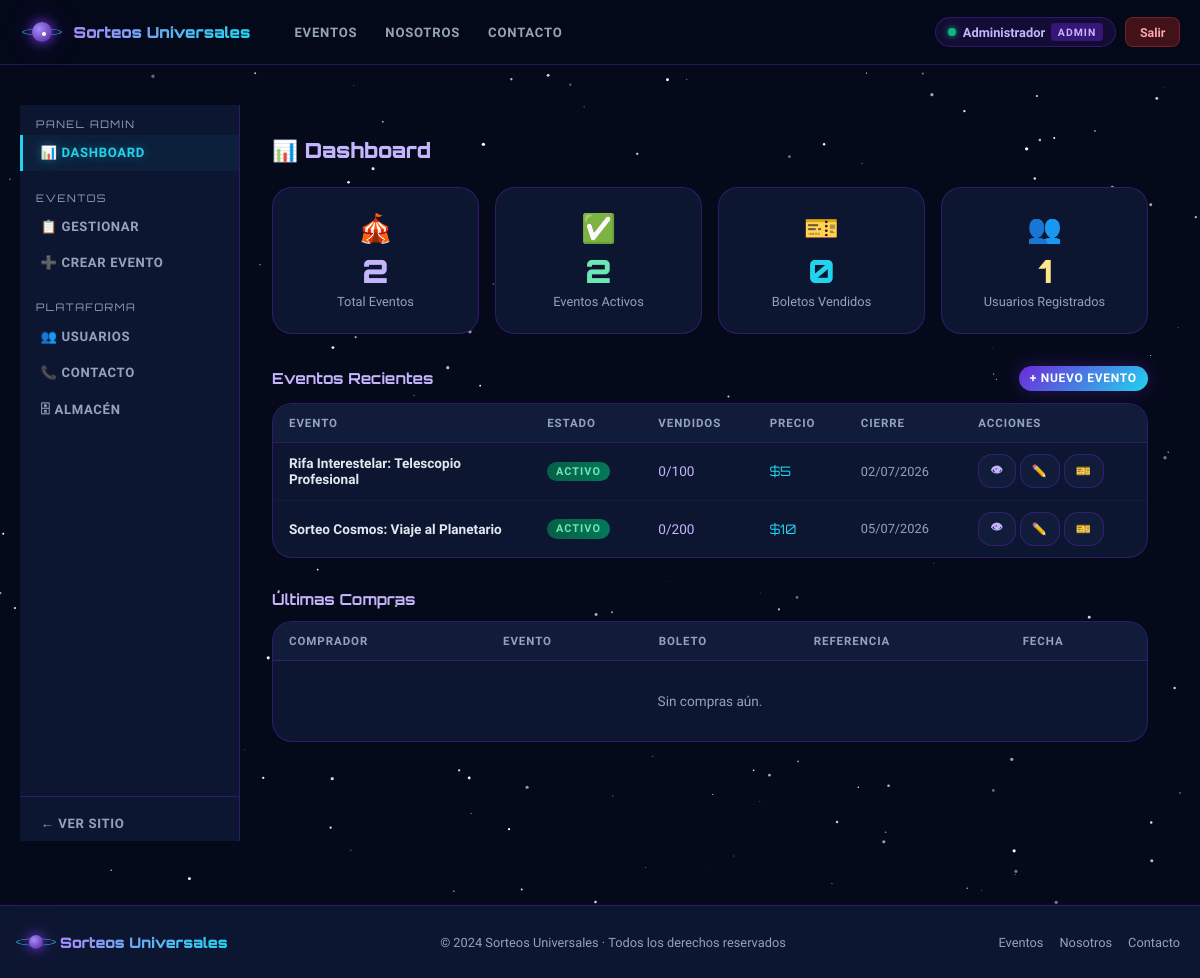
The page /admin (signed in) on the database its author committed.
### models.py (models this page shows, shortened)
class User(db.Model):
    __tablename__ = 'users'
    id            = db.Column(db.Integer, primary_key=True)
    name          = db.Column(db.String(120), nullable=False)
    email         = db.Column(db.String(200), unique=True, nullable=False)
    password_hash = db.Column(db.String(256), nullable=False)
    phone         = db.Column(db.String(30), default='')
    role          = db.Column(db.String(10), default='user')   # 'admin' | 'user'
    created_at    = db.Column(db.DateTime, default=datetime.utcnow)
    tickets       = db.relationship('Ticket', backref='user', lazy='dynamic')

class Event(db.Model):
    __tablename__ = 'events'
    id            = db.Column(db.Integer, primary_key=True)
    title         = db.Column(db.String(200), nullable=False)
    description   = db.Column(db.Text, default='')
    prize_title   = db.Column(db.String(200), default='')
    event_image   = db.Column(db.Text, default='')
    prize_image   = db.Column(db.Text, default='')
    qr_image      = db.Column(db.Text, default='')  # QR de pago
    ticket_price  = db.Column(db.Float, default=5.0)
    total_tickets = db.Column(db.Integer, default=100)
    ticket_style  = db.Column(db.String(20), default='galactico')  # galactico|estelar|nebulosa
    end_date      = db.Column(db.DateTime, nullable=False)
    status        = db.Column(db.String(15), default='active')  # active|finished
    ended_at      = db.Column(db.DateTime, nullable=True)
    created_at    = db.Column(db.DateTime, default=datetime.utcnow)
    tickets       = db.relationship('Ticket', backref='event', lazy='dynamic',
                                    cascade='all, delete-orphan')
    result        = db.relationship('SorteoResult', backref='event', uselist=False,
                                    cascade='all, delete-orphan')
    @property
    def sold_count(self):
        return self.tickets.count()

### app.py (the view)
@app.route('/admin', endpoint='admin_dashboard')
@admin_required
def admin_dashboard():
    return render_template('admin/dashboard.html',
        total_events=Event.query.count(),
        active_events=Event.query.filter_by(status='active').count(),
        total_tickets=Ticket.query.count(),
        total_users=User.query.filter_by(role='user').count(),
        recent_tickets=Ticket.query.order_by(Ticket.purchased_at.desc()).limit(10).all(),
        events=Event.query.order_by(Event.created_at.desc()).all(),
        now=now_utc()
    )

### app.py (called while the page is built)
def admin_required(f):
    @wraps(f)
    def decorated(*args, **kwargs):
        if 'user_id' not in session:
            flash('Acceso restringido.', 'error')
            return redirect(url_for('login'))
        user = db.session.get(User, session['user_id'])
        if not user or user.role != 'admin':
            flash('No tienes permisos de administrador.', 'error')
            return render_template('publico_denegado.html', current_user=user)
        return f(*args, **kwargs)
    return decorated

def current_user():
    if 'user_id' in session:
        return db.session.get(User, session['user_id'])
    return None

def now_utc():
    return datetime.utcnow()

@app.context_processor
def inject_user():
    return {'current_user': current_user()}

### templates/admin/dashboard.html (shortened to what this page needs)
{% extends 'admin/base_admin.html' %}
{% block admin_content %}
<h1 style="font-family:'Orbitron',sans-serif;font-weight:900;font-size:1.3rem;color:#c4b5fd;margin-bottom:1.5rem;">📊 Dashboard</h1>
<div style="display:grid;gap:1rem;grid-template-columns:repeat(auto-fill,minmax(190px,1fr));margin-bottom:2rem;">
  {% for ico, val, label, color in [
    ('🎪', total_events, 'Total Eventos', '#c4b5fd'),
    ('✅', active_events, 'Eventos Activos', '#6ee7b7'),
    ('🎫', total_tickets, 'Boletos Vendidos', '#22d3ee'),
    ('👥', total_users, 'Usuarios Registrados', '#fde68a')
  ] %}
  <div class="card p-6 text-center">
    <div style="font-size:1.75rem;margin-bottom:.35rem;">{{ ico }}</div>
    <div style="font-family:'Orbitron',sans-serif;font-size:2rem;font-weight:900;color:{{ color }};">{{ val }}</div>
    <p style="color:var(--mist);font-size:.8rem;margin-top:.2rem;">{{ label }}</p>
  </div>
  {% endfor %}
</div>
<div style="margin-bottom:2rem;">
  <div class="flex justify-between items-center mb-3 flex-wrap gap-2">
    <h2 style="font-family:'Orbitron',sans-serif;font-weight:700;font-size:.95rem;color:#c4b5fd;">Eventos Recientes</h2>
    <a href="{{ url_for('admin_nuevo_evento') }}" class="btn btn-primary btn-sm">+ Nuevo Evento</a>
  </div>
  <div class="table-wrap">
    <table>
      <thead><tr><th>Evento</th><th>Estado</th><th>Vendidos</th><th>Precio</th><th>Cierre</th><th>Acciones</th></tr></thead>
      <tbody>
        {% for evt in events[:10] %}
        <tr>
          <td style="max-width:220px;"><strong style="color:var(--text);">{{ evt.title[:45] }}{% if evt.title|length > 45 %}…{% endif %}</strong></td>
          <td>
            {% if evt.status == 'active' and evt.end_date > now %}<span class="badge badge-active">Activo</span>
            {% elif evt.status == 'finished' %}<span class="badge badge-winner">Finalizado</span>
            {% else %}<span class="badge badge-expired">Expirado</span>{% endif %}
          </td>
          <td style="color:#c4b5fd;">{{ evt.sold_count }}/{{ evt.total_tickets }}</td>
          <td style="color:var(--cyan);font-family:'Orbitron',sans-serif;font-size:.82rem;">${{ "%.0f"|format(evt.ticket_price) }}</td>
          <td style="color:var(--mist);font-size:.8rem;">{{ evt.end_date.strftime('%d/%m/%Y') }}</td>
          <td>
            <div class="flex gap-1 flex-wrap">
              <a href="{{ url_for('evento_detalle', event_id=evt.id) }}" class="btn btn-secondary btn-sm">👁</a>
              <a href="{{ url_for('admin_editar_evento', event_id=evt.id) }}" class="btn btn-secondary btn-sm">✏️</a>
              <a href="{{ url_for('admin_compradores', event_id=evt.id) }}" class="btn btn-secondary btn-sm">🎫</a>
            </div>
          </td>
        </tr>
        {% endfor %}
      </tbody>
    </table>
  </div>
</div>
<div>
  <h2 style="font-family:'Orbitron',sans-serif;font-weight:700;font-size:.95rem;color:#c4b5fd;margin-bottom:.75rem;">Últimas Compras</h2>
  <div class="table-wrap">
    <table>
      <thead><tr><th>Comprador</th><th>Evento</th><th>Boleto</th><th>Referencia</th><th>Fecha</th></tr></thead>
      <tbody>
        {% for t in recent_tickets %}
        <tr>
          <td><strong style="color:var(--text);">{{ t.buyer_name }}</strong><br/><span style="color:var(--mist);font-size:.75rem;">{{ t.buyer_email }}</span></td>
          <td style="color:var(--mist);font-size:.82rem;max-width:180px;">{{ t.event.title[:35] }}{% if t.event.title|length > 35 %}…{% endif %}</td>
          <td style="font-family:'Space Mono',monospace;color:var(--cyan);">#{{ "%03d"|format(t.ticket_number) }}</td>
          <td style="color:var(--mist);font-size:.8rem;">{{ t.pay_ref or '—' }}</td>
          <td style="color:var(--mist);font-size:.78rem;">{{ t.purchased_at.strftime('%d/%m/%Y %H:%M') }}</td>
        </tr>
        {% else %}
        <tr><td colspan="5" style="text-align:center;color:var(--mist);padding:2rem;">Sin compras aún.</td></tr>
        {% endfor %}
      </tbody>
    </table>
  </div>
</div>
{% endblock %}

### templates/base.html (shortened to what this page needs)
<!DOCTYPE html>
<html lang="es">
<head>
<link rel="stylesheet" href="{{ url_for('static', filename='css/main.css') }}"/>
</head>
<body>
<nav class="navbar">
  <div class="container nav-inner">
    <a href="{{ url_for('index') }}" class="logo-link">
      <div class="logo-orbit">
        <div class="star-dot"></div>
      </div>
      <span class="logo-text">Sorteos Universales</span>
    </a>
    <div class="nav-links" id="nav-links">
      <a href="{{ url_for('eventos') }}" class="nav-link {% if request.endpoint == 'eventos' or request.endpoint == 'index' %}active{% endif %}">Eventos</a>
      <a href="{{ url_for('nosotros') }}" class="nav-link {% if request.endpoint == 'nosotros' %}active{% endif %}">Nosotros</a>
      <a href="{{ url_for('contacto') }}" class="nav-link {% if request.endpoint == 'contacto' %}active{% endif %}">Contacto</a>
    </div>
    <div class="nav-auth">
      {% if current_user %}
      <div class="user-pill">
        <span class="user-dot"></span>
        <span class="user-name">{{ current_user.name }}</span>
        {% if current_user.role == 'admin' %}<span class="badge-admin">ADMIN</span>{% endif %}
      </div>
      <a href="{{ url_for('logout') }}" class="btn-nav-logout">Salir</a>
      {% else %}
      <a href="{{ url_for('registro') }}" class="btn-nav-register">Registro</a>
      <a href="{{ url_for('login') }}" class="btn-nav-login">Iniciar Sesión</a>
      {% endif %}
    </div>
  </div>
</nav>
<main class="main-content">
  {% block content %}{% endblock %}
</main>
<footer class="footer">
  <div class="container footer-inner">
    <div class="footer-brand">
      <div class="logo-orbit" style="width:32px;height:32px;">
        <div class="ring"></div><div class="planet" style="width:14px;height:14px;"></div>
      </div>
      <span class="logo-text" style="font-size:.9rem;">Sorteos Universales</span>
    </div>
    <p style="color:var(--mist);font-size:.8rem;">© 2024 Sorteos Universales · Todos los derechos reservados</p>
    <div style="display:flex;gap:1rem;">
      <a href="{{ url_for('eventos') }}" style="color:var(--mist);font-size:.8rem;text-decoration:none;">Eventos</a>
      <a href="{{ url_for('nosotros') }}" style="color:var(--mist);font-size:.8rem;text-decoration:none;">Nosotros</a>
      <a href="{{ url_for('contacto') }}" style="color:var(--mist);font-size:.8rem;text-decoration:none;">Contacto</a>
    </div>
  </div>
</footer>
</body>
</html>

### rows shown on the page
User: name "Administrador"
Event: title "Rifa Interestelar: Telescopio Profesional", status "ACTIVO", sold_count "0", total_tickets "100", ticket_price "5", end_date "02/07/2026"
Event: title "Sorteo Cosmos: Viaje al Planetario", status "ACTIVO", sold_count "0", total_tickets "200", ticket_price "10", end_date "05/07/2026"

### other values the page prints
{{ ico }} "🎪" "✅" "🎫" "👥"
{{ val }} "2" "2" "0" "1"
{{ label }} "Total Eventos" "Eventos Activos" "Boletos Vendidos" "Usuarios Registrados"
